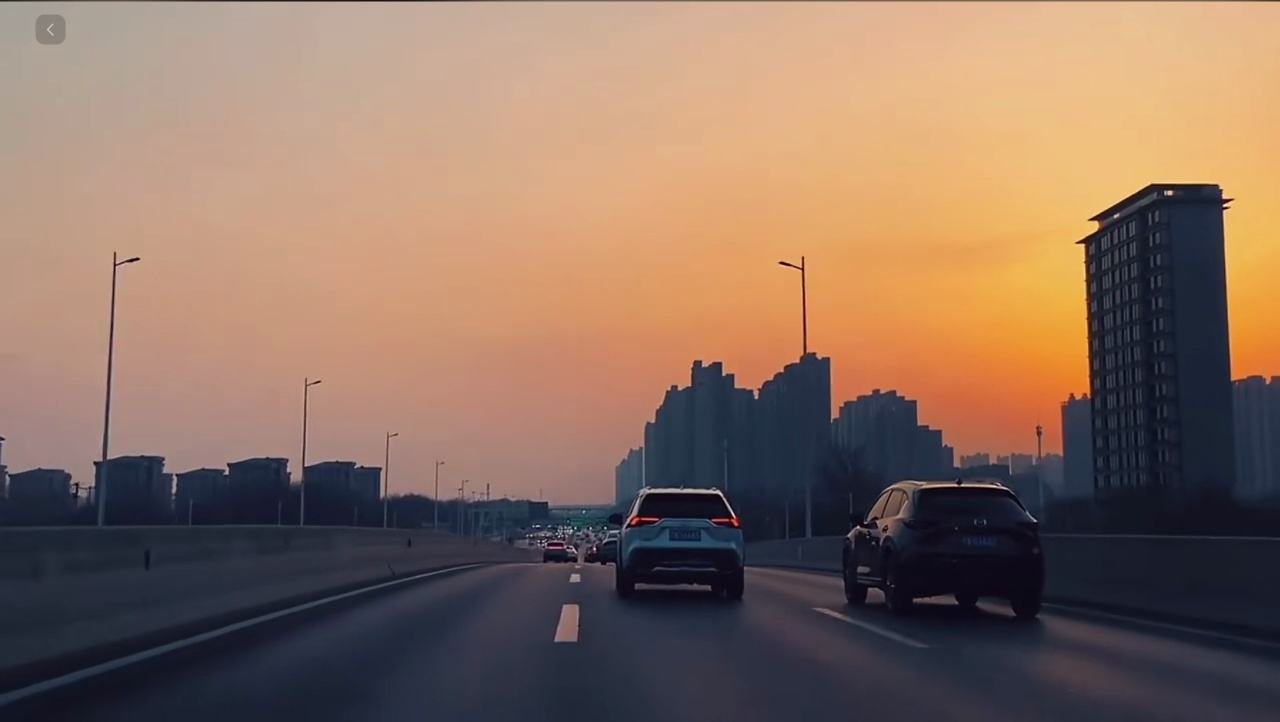
#> input picture FPGA_GS/FPGA_GSV1/orangepi/m406/evidence/auto/SC_BT2_5_raw.jpg, 1280 x 722 px; its folder holds only this picture in this run
$ python -i traffic.py   (imports and definitions only)
#> lines starting #> are read from the running program, lines starting #| are printed output that depends on the picture; after the words box and inside, x2 and y2 are one past the last pixel; in counts of white or black regions, pixels touching at a corner belong together
#> further down, picture is the input picture: shape (722, 1280, 3); mean B, G, R 96.1, 110.5, 136.4
"""Automatic image-only capsule signal baseline. No scene/time/ROI truth.

Specialist TLoNY and COCO failed local Chinese horizontal housings (see audit).
This constrained CPU fallback requires a capsule rim, dark multi-lens housing,
one compact chromatic emitter, and temporal confirmation. It is not a general
traffic-light neural model, nor a controller-assignment or arrow classifier.
"""
import cv2,numpy as np,time,threading,collections,copy,base64
from pathlib import Path

CN={'RED':'红','YELLOW':'黄','GREEN':'绿','UNKNOWN':'不可判','OFF':'熄灭'}

# [7 lines left out: function dense_context, not called in this run]

def overlap(a,b):
 x=max(0,min(a[2],b[2])-max(a[0],b[0]));y=max(0,min(a[3],b[3])-max(a[1],b[1]))
 return x*y/max(1,(a[2]-a[0])*(a[3]-a[1])+(b[2]-b[0])*(b[3]-b[1])-x*y)

def body_score(gray,cx,cy,d,index,vertical):
 # Three circular lens positions inside a rounded rectangular signal housing.
 # Evaluate all emitter slots, both orientations and size hypotheses, not ROIs.
 bw,bh=3.65*d,1.40*d;x=cx-(.70+1.125*index)*d;y=cy-.70*d
 if vertical:x,y=cx-.70*d,cy-(.70+1.125*index)*d;bw,bh=bh,bw
 h,w=gray.shape;x0,y0,x1,y1=map(int,(x,y,x+bw,y+bh))
 if x0<2 or y0<2 or x1>=w-2 or y1>=h-2 or min(x1-x0,y1-y0)<7:return None
 patch=cv2.resize(gray[y0:y1,x0:x1],(18,48) if vertical else (48,18))
 if vertical:patch=patch.T
 # Long sides are sampled independently; streetlight pairs cannot pass merely
 # by having a bright color and a dark background.
 top=patch[0:5].max(0).astype(float);bottom=patch[-5:].max(0).astype(float)
 inner=patch[6:12].mean(0);xs=np.r_[14:21,27:34]
 rim=np.minimum(top[xs],bottom[xs])-inner[xs]
 coverage=float(np.mean(rim>18));contrast=float(np.median(rim))
 # Closed end caps need contrast as well, preventing poles/text from passing.
 ends=(float(patch[4:14,:5].max(1).mean())+float(patch[4:14,-5:].max(1).mean()))/2
 dark=float(np.median(patch[6:12,8:40]));dark_fraction=float(np.mean(patch[5:13,7:41]<100))
 if coverage<.5 or contrast<14 or ends-dark<10 or dark_fraction<.47:return None
 return (coverage+min(contrast,90)/90+min(ends-dark,80)/80)/3,[x0,y0,x1,y1],dict(rim_coverage=round(coverage,3),rim_contrast=round(contrast,2),dark_fraction=round(dark_fraction,3))

def candidates(image,objects=()):
#> called with objects = ()
 h,w=image.shape[:2];scale=min(1,1280/w);a=cv2.resize(image,(round(w*scale),round(h*scale)));hh,ww=a.shape[:2]
#> after `h, w = image.shape[:2]`: h = 722; w = 1280
#> after `scale = min(1, 1280 / w)`: scale = 1
#> after `hh, ww = a.shape[:2]`: hh = 722; ww = 1280
 hsv=cv2.cvtColor(a,cv2.COLOR_BGR2HSV);gray=cv2.cvtColor(a,cv2.COLOR_BGR2GRAY);hu,sa,va=cv2.split(hsv)
#> after `hsv = cv2.cvtColor(a, cv2.COLOR_BGR2HSV)`: hsv: shape (722, 1280, 3); mean H, S, V 56.1, 100, 144.8
#> after `hu, sa, va = cv2.split(hsv)`:
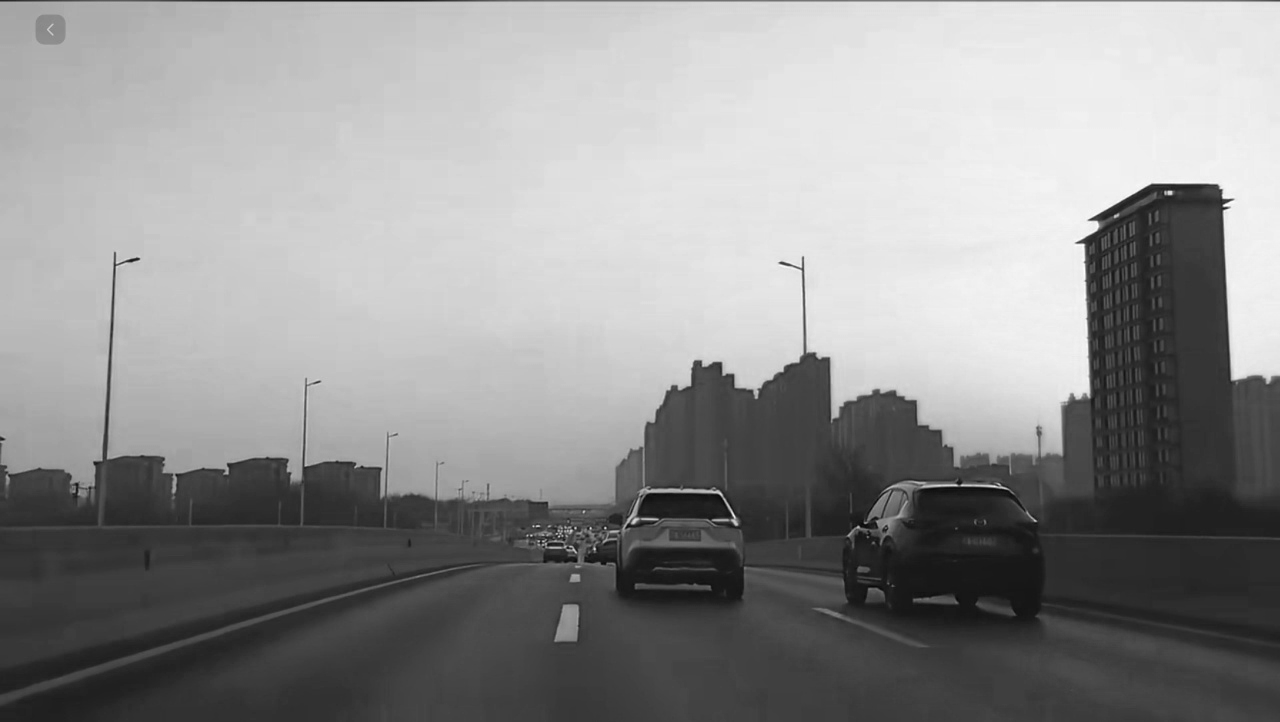
#> va: shape (722, 1280); min 4, max 255, mean 144.8
 colors={'RED':((hu<14)|(hu>168)), 'YELLOW':((hu>=14)&(hu<35)), 'GREEN':((hu>=38)&(hu<99))}
 found=[];tested=0
 for state,condition in colors.items():
  mask=(condition&(sa>105)&(va>150)).astype(np.uint8)*255
  # A broad upper-image search is an explicit scope restriction, not a scene ROI.
  mask[int(hh*.66):]=0;count,labels,stats,centers=cv2.connectedComponentsWithStats(mask)
  ids=[i for i in range(1,count) if 4<=stats[i,4]<=260 and 2<=min(stats[i,2:4]) and max(stats[i,2:4])<=28 and max(stats[i,2:4])/min(stats[i,2:4])<2.8]
  # Bounded bright proposals; no unrestricted image tiling or per-pixel inference.
  ids=sorted(ids,key=lambda i:-stats[i,4])[:12]
  for i in ids:
   cx,cy=centers[i];x,y,bw,bh,area=stats[i];radius=max(2,np.sqrt(area/np.pi));best=None
   if any(b['box'][0]*scale<=cx<=b['box'][2]*scale and b['box'][1]*scale<=cy<=b['box'][3]*scale for b in objects):continue
   for factor in (1.05,1.35,1.7,2.15):
    d=radius*2*factor
    if d<4 or d>28:continue
    for vertical in (False,):
     for index in ((0,) if state=='RED' else (2,) if state=='GREEN' else (1,)):
      result=body_score(gray,cx,cy,d,index,vertical);tested+=1
      if result and (best is None or result[0]>best[0]):best=(*result,vertical,index,d)
   if best:
    score,box,ev,vertical,index,d=best
    found.append(dict(box=(np.array(box)/scale).round(2).tolist(),color=state,color_evidence='原图紧致发光区HSV + 胶囊灯壳/暗腔复查',body_source='AUTO_CAPSULE_GEOMETRY',body_score=round(score,3),evidence=dict(ev,emitter_pixels=int(area),slot=index,orientation='vertical' if vertical else 'horizontal'),shape='UNKNOWN',shape_reason='发光区太小或眩光；圆灯/箭头不可可靠区分',direction='UNKNOWN',control_relation='UNKNOWN',control_reason='未建立灯组与本车请求方向归属',confidence=None))
#> this loop made 3 passes
#> state on passes 2 to 3: 'YELLOW', 'GREEN'
#> (state, count, ids) on pass 1: ('RED', 48, [6, 46, 26, 31, 20, 23, 18, 11, 5, 17, 29, 45])
#> pass 1, in candidates, `mask=(condition&(sa>105)&(va>150)).astype(np.uint8)*255`:
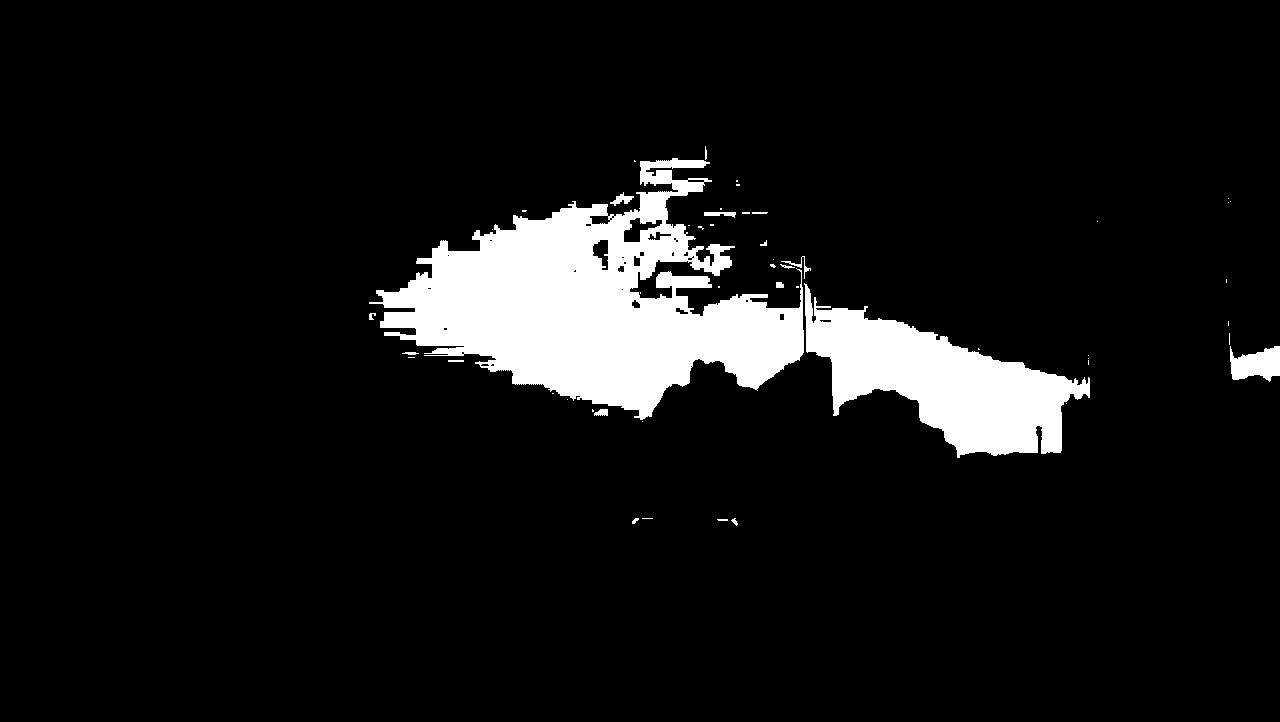
#> mask: shape (722, 1280); 8.4% white; 51 white regions (33 under 20 px), largest, box (x1, y1, x2, y2) and area: (369, 158, 804, 420) 53191, (804, 283, 1090, 458) 21913, (1230, 346, 1280, 382) 1258
#> pass 1, in candidates, `count, labels, stats, centers = cv2.connectedComponentsWithStats(mask)`:
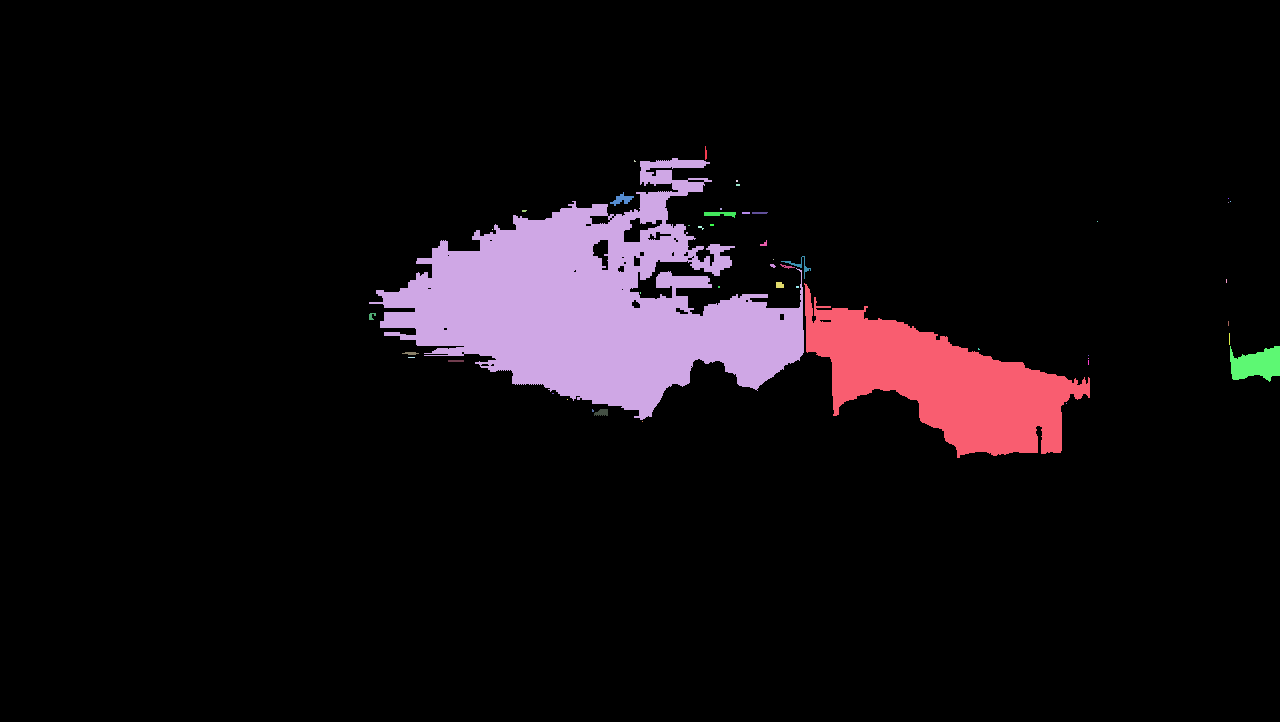
#> labels: shape (722, 1280) int32; 48 distinct labels, from 0 to 47; one colour per label, 0 black
#> pass 2, in candidates, `count, labels, stats, centers = cv2.connectedComponentsWithStats(mask)`:
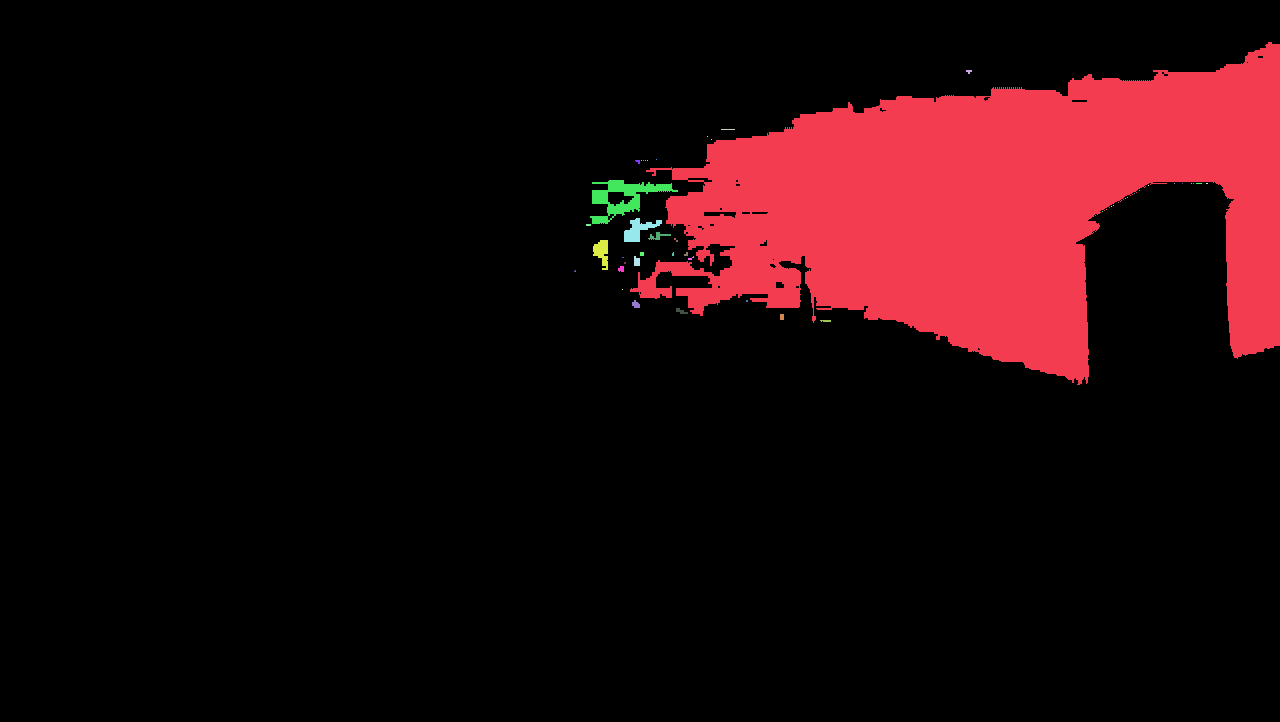
#> labels: shape (722, 1280) int32; 49 distinct labels, from 0 to 48; one colour per label, 0 black
#> after the loop: mask: shape (722, 1280); every value is 0
 # Isolated geometry is too error-prone. Only aligned, similarly sized paired
 # three-lens horizontal housings survive this restricted fallback.
 paired=[]
 for a in found:
  aa=a['box'];aw=aa[2]-aa[0];ah=aa[3]-aa[1];ax=(aa[0]+aa[2])/2;ay=(aa[1]+aa[3])/2
  for b in found:
   if b is a:continue
   bb=b['box'];bw=bb[2]-bb[0];bh=bb[3]-bb[1];bx=(bb[0]+bb[2])/2;by=(bb[1]+bb[3])/2
   if .6<aw/bw<1.65 and .6<ah/bh<1.65 and abs(ay-by)<max(ah,bh)*.8 and 1.4<abs(ax-bx)/max(aw,bw)<4.5 and min(a['body_score'],b['body_score'])>.42:
    a['evidence']['paired_housing']=True;paired.append(a);break
#> this loop made 0 passes
 paired.sort(key=lambda b:-b['body_score']);keep=[]
 for b in paired:
  if not any(overlap(b['box'],a['box'])>.25 for a in keep):keep.append(b)
 return keep[:6],dict(raw_geometry_candidates=len(found),paired_geometry_candidates=len(keep),geometry_hypotheses=tested)

class BodyModel:
 # [26 lines left out: functions __init__, infer, not called in this run]
 def close(self):self.r.release()

# [42 lines left out: function color_check, not called in this run]

class Lights:
 def __init__(self,neural=True):self.model=BodyModel() if neural else None;self.reset()
 def reset(self):
  self.tracks=[];self.patches={};self.next_id=1;self.transitions=collections.deque(maxlen=10)
  if self.model:self.model.turn=0
 # [65 lines left out: function analyze, not called in this run]
 def close(self):
  if self.model:self.model.close()

# [8 lines left out: function fresh, not called in this run]

class AsyncLights:
 def __init__(self):
  self.lock=threading.Lock();self.wake=threading.Event();self.stop=False;self.pending=None;self.latest=None;self.epoch=-1;self.error=None;self.completed=0;self.skipped=0;self.sampling_skipped=0;self.pending_replaced=0;self.last_submit=0;self.times=collections.deque(maxlen=120)
  self.thread=threading.Thread(target=self.run,name='traffic-lights',daemon=True);self.thread.start()
 def reset(self,epoch):
  with self.lock:self.epoch=epoch;self.pending=None;self.latest=None;self.times.clear();self.last_submit=0
 # [26 lines left out: functions run, update, metrics, not called in this run]
 def close(self):self.stop=True;self.wake.set();self.thread.join(5)

>>> import cv2
>>> picture = cv2.imread('evidence/auto/SC_BT2_5_raw.jpg')
>>> result = candidates(picture)
